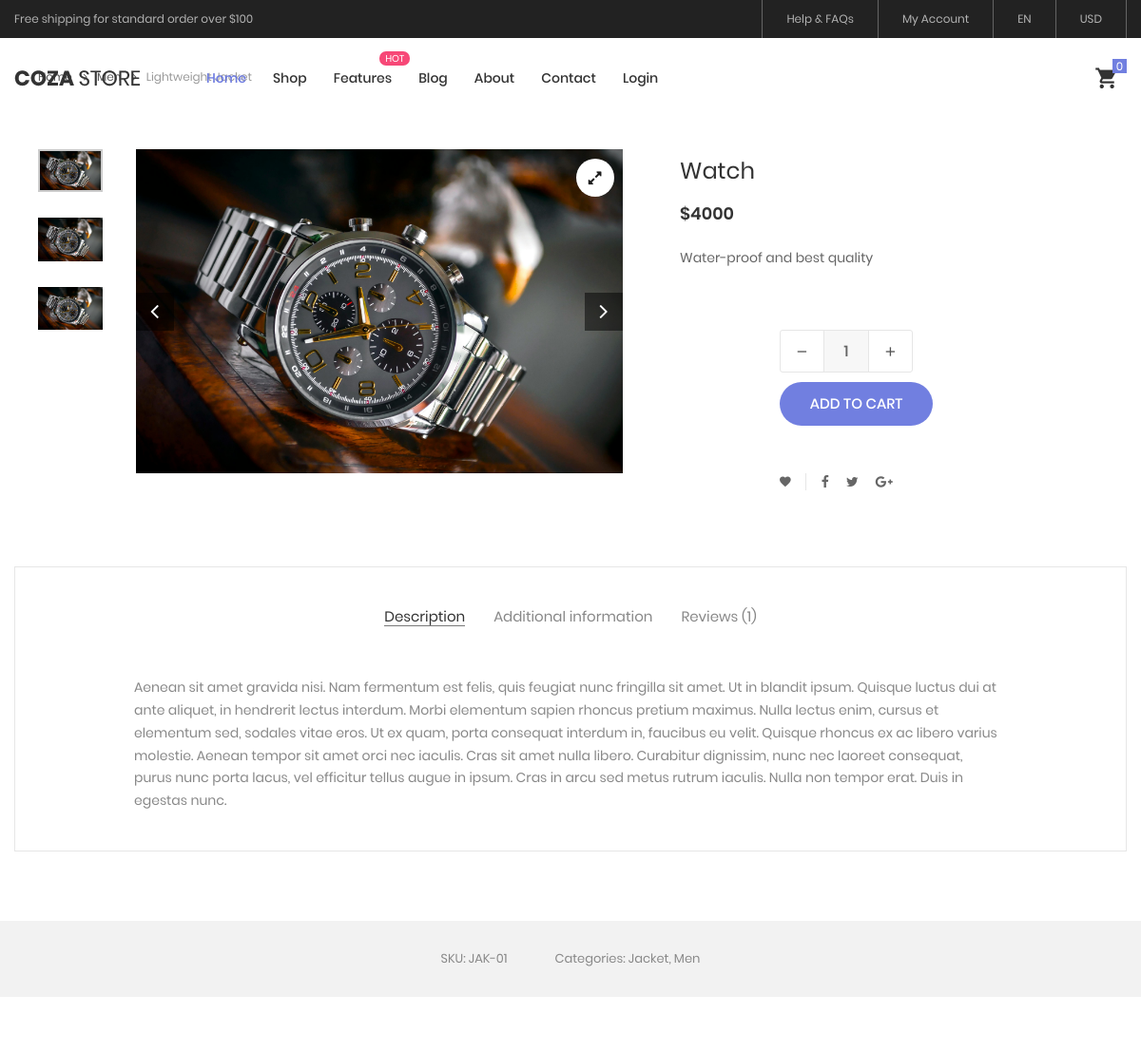
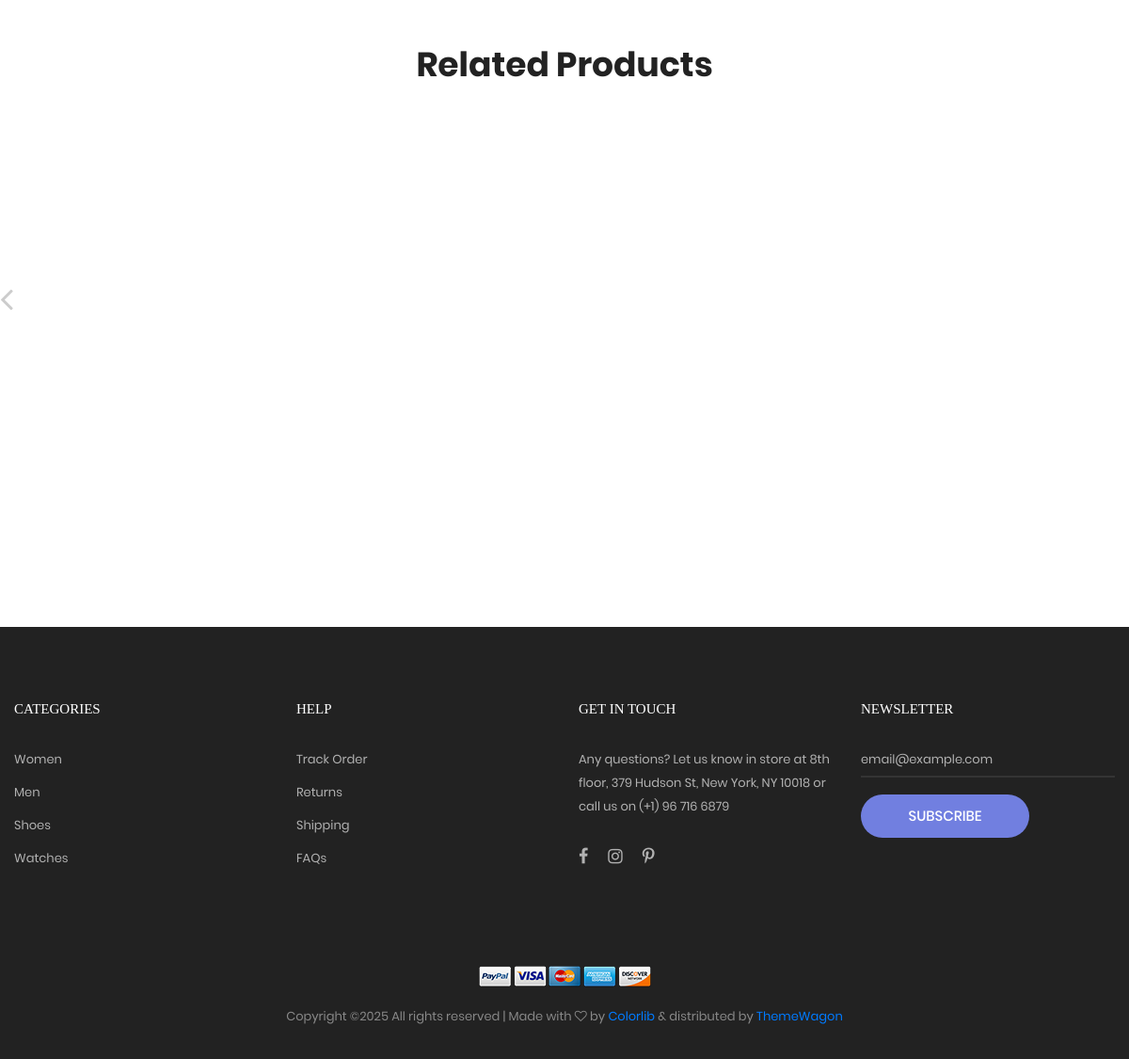
The app's page /product-detail.php?id=1 with its own data (2 pictures, top to bottom).
### tables this page shows
CREATE TABLE `add_product` (
  `p_id` int(11) NOT NULL,
  `p_name` varchar(20) DEFAULT NULL,
  `p_description` varchar(50) DEFAULT NULL,
  `p_qty` int(11) DEFAULT NULL,
  `p_price` int(11) DEFAULT NULL,
  `cat_id` int(11) DEFAULT NULL,
  `p_image` text DEFAULT NULL
);

### product-detail.php (the view, shortened to what this page needs)
<?php
include "header.php";
?>
	<div class="container">
		<div class="bread-crumb flex-w p-l-25 p-r-15 p-t-30 p-lr-0-lg">
			<a href="index.html" class="stext-109 cl8 hov-cl1 trans-04">
			</a>
			<a href="product.html" class="stext-109 cl8 hov-cl1 trans-04">
			</a>
			<span class="stext-109 cl4">
				Lightweight Jacket
			</span>
		</div>
	</div>
	<?php
	if(isset($_GET['id'])){
		$fetctproduct = mysqli_query($con, "SELECT * FROM add_product WHERE p_id = '".$_GET['id']."'");
		$data = mysqli_fetch_assoc($fetctproduct);
		?>
		<form action="code.php" method="POST">
	<section class="sec-product-detail bg0 p-t-65 p-b-60">
		<div class="container">
			<div class="row">
				<div class="col-md-6 col-lg-7 p-b-30">
					<div class="p-l-25 p-r-30 p-lr-0-lg">
						<div class="wrap-slick3 flex-sb flex-w">
							<div class="wrap-slick3-dots"></div>
							<div class="slick3 gallery-lb">
								<div class="item-slick3" data-thumb="image/<?php echo $data['p_image'];?>">
									<div class="wrap-pic-w pos-relative">
										<img src="image/<?php echo $data['p_image'];?>" alt="IMG-PRODUCT">
										<a class="flex-c-m size-108 how-pos1 bor0 fs-16 cl10 bg0 hov-btn3 trans-04" href="images/product-detail-01.jpg">
											<i class="fa fa-expand"></i>
										</a>
									</div>
								</div>
							</div>
						</div>
					</div>
				</div>
				<div class="col-md-6 col-lg-5 p-b-30">
					<div class="p-r-50 p-t-5 p-lr-0-lg">
						<h4 class="mtext-105 cl2 js-name-detail p-b-14">
							<?php
							echo $data ['p_name'];
							?>
						</h4>
						<span class="mtext-106 cl2">
							<?php
							echo "$" .$data ['p_price'];
							?>
						</span>
						<p class="stext-102 cl3 p-t-23">
							<?php
							echo $data ['p_description'];
							?>
						</p>
						<div class="p-t-33">
							<div class="flex-w flex-r-m p-b-10">
							</div>
							<div class="flex-w flex-r-m p-b-10">
							</div>
							<div class="flex-w flex-r-m p-b-10">
								<div class="size-204 flex-w flex-m respon6-next">
									<div class="wrap-num-product flex-w m-r-20 m-tb-10">
										<div class="btn-num-product-down cl8 hov-btn3 trans-04 flex-c-m">
											<i class="fs-16 zmdi zmdi-minus"></i>
										</div>
										<input class="mtext-104 cl3 txt-center num-product" type="number" name="p_qty" value="1">
										<div class="btn-num-product-up cl8 hov-btn3 trans-04 flex-c-m">
											<i class="fs-16 zmdi zmdi-plus"></i>
										</div>
									</div>
									<?php
									if(isset($_SESSION['user_id'])){
									?>
									<button class="flex-c-m stext-101 cl0 size-101 bg1 bor1 hov-btn1 p-lr-15 trans-04 js-addcart-detail" name="add_to_cart">
										Add to cart
									</button>
									<?php
									}
									else{
										?>
										<a href="login.php" class="flex-c-m stext-101 cl0 size-101 bg1 bor1 hov-btn1 p-lr-15 trans-04 js-addcart-detail">
										Add to cart
									</a>
									<?php
									}
									?>
								</div>
							</div>
						</div>
						<div class="flex-w flex-m p-l-100 p-t-40 respon7">
							<div class="flex-m bor9 p-r-10 m-r-11">
								<a href="#" class="fs-14 cl3 hov-cl1 trans-04 lh-10 p-lr-5 p-tb-2 js-addwish-detail tooltip100" data-tooltip="Add to Wishlist">
									<i class="zmdi zmdi-favorite"></i>
								</a>
							</div>
							<a href="#" class="fs-14 cl3 hov-cl1 trans-04 lh-10 p-lr-5 p-tb-2 m-r-8 tooltip100" data-tooltip="Facebook">
								<i class="fa fa-facebook"></i>
							</a>
							<a href="#" class="fs-14 cl3 hov-cl1 trans-04 lh-10 p-lr-5 p-tb-2 m-r-8 tooltip100" data-tooltip="Twitter">
								<i class="fa fa-twitter"></i>
							</a>
							<a href="#" class="fs-14 cl3 hov-cl1 trans-04 lh-10 p-lr-5 p-tb-2 m-r-8 tooltip100" data-tooltip="Google Plus">
								<i class="fa fa-google-plus"></i>
							</a>
						</div>
					</div>
				</div>
			</div>
			<div class="bor10 m-t-50 p-t-43 p-b-40">
				<div class="tab01">
					<ul class="nav nav-tabs" role="tablist">
						<li class="nav-item p-b-10">
							<a class="nav-link active" data-toggle="tab" href="#description" role="tab">Description</a>
						</li>
						<li class="nav-item p-b-10">
							<a class="nav-link" data-toggle="tab" href="#information" role="tab">Additional information</a>
						</li>
						<li class="nav-item p-b-10">
							<a class="nav-link" data-toggle="tab" href="#reviews" role="tab">Reviews (1)</a>
						</li>
					</ul>
					<div class="tab-content p-t-43">
						<div class="tab-pane fade show active" id="description" role="tabpanel">
							<div class="how-pos2 p-lr-15-md">
								<p class="stext-102 cl6">
									Aenean sit amet gravida nisi. Nam fermentum est felis, quis feugiat nunc fringilla sit amet. Ut in blandit ipsum. Quisque luctus dui at ante aliquet, in hendrerit lectus interdum. Morbi elementum sapien rhoncus pretium maximus. Nulla lectus enim, cursus et elementum sed, sodales vitae eros. Ut ex quam, porta consequat interdum in, faucibus eu velit. Quisque rhoncus ex ac libero varius molestie. Aenean tempor sit amet orci nec iaculis. Cras sit amet nulla libero. Curabitur dignissim, nunc nec laoreet consequat, purus nunc porta lacus, vel efficitur tellus augue in ipsum. Cras in arcu sed metus rutrum iaculis. Nulla non tempor erat. Duis in egestas nunc.
								</p>
							</div>
						</div>
					</div>
				</div>
			</div>
		</div>
		<div class="bg6 flex-c-m flex-w size-302 m-t-73 p-tb-15">
			<span class="stext-107 cl6 p-lr-25">
				SKU: JAK-01
			</span>
			<span class="stext-107 cl6 p-lr-25">
				Categories: Jacket, Men
			</span>
		</div>
	</section>
	</form>
	<?php
	}
	?>
	<section class="sec-relate-product bg0 p-t-45 p-b-105">
		<div class="container">
			<div class="p-b-45">
				<h3 class="ltext-106 cl5 txt-center">
					Related Products
				</h3>
			</div>
			<div class="wrap-slick2">
				<div class="slick2">
					<div class="item-slick2 p-l-15 p-r-15 p-t-15 p-b-15">
						<div class="block2">
							<div class="block2-pic hov-img0">
								<img src="images/product-01.jpg" alt="IMG-PRODUCT">
							</div>
							<div class="block2-txt flex-w flex-t p-t-14">
								<div class="block2-txt-child1 flex-col-l ">
									<a href="product-detail.html" class="stext-104 cl4 hov-cl1 trans-04 js-name-b2 p-b-6">
									</a>
									<span class="stext-105 cl3">
									</span>
								</div>
								<div class="block2-txt-child2 flex-r p-t-3">
									<a href="#" class="btn-addwish-b2 dis-block pos-relative js-addwish-b2">
										<img class="icon-heart1 dis-block trans-04" src="images/icons/icon-heart-01.png" alt="ICON">
									</a>
								</div>
							</div>
						</div>
					</div>
					<div class="item-slick2 p-l-15 p-r-15 p-t-15 p-b-15">
						<div class="block2">
							<div class="block2-pic hov-img0">
								<img src="images/product-02.jpg" alt="IMG-PRODUCT">
							</div>
							<div class="block2-txt flex-w flex-t p-t-14">
								<div class="block2-txt-child1 flex-col-l ">
									<a href="product-detail.html" class="stext-104 cl4 hov-cl1 trans-04 js-name-b2 p-b-6">
									</a>
									<span class="stext-105 cl3">
									</span>
								</div>
								<div class="block2-txt-child2 flex-r p-t-3">
									<a href="#" class="btn-addwish-b2 dis-block pos-relative js-addwish-b2">
										<img class="icon-heart1 dis-block trans-04" src="images/icons/icon-heart-01.png" alt="ICON">
									</a>
								</div>
							</div>
						</div>
					</div>
					<div class="item-slick2 p-l-15 p-r-15 p-t-15 p-b-15">
						<div class="block2">
							<div class="block2-pic hov-img0">
								<img src="images/product-03.jpg" alt="IMG-PRODUCT">
							</div>
							<div class="block2-txt flex-w flex-t p-t-14">
								<div class="block2-txt-child1 flex-col-l ">
									<a href="product-detail.html" class="stext-104 cl4 hov-cl1 trans-04 js-name-b2 p-b-6">
									</a>
									<span class="stext-105 cl3">
									</span>
								</div>
								<div class="block2-txt-child2 flex-r p-t-3">
									<a href="#" class="btn-addwish-b2 dis-block pos-relative js-addwish-b2">
										<img class="icon-heart1 dis-block trans-04" src="images/icons/icon-heart-01.png" alt="ICON">
									</a>
								</div>
							</div>
						</div>
					</div>
					<div class="item-slick2 p-l-15 p-r-15 p-t-15 p-b-15">
						<div class="block2">
							<div class="block2-pic hov-img0">
								<img src="images/product-04.jpg" alt="IMG-PRODUCT">
							</div>
							<div class="block2-txt flex-w flex-t p-t-14">
								<div class="block2-txt-child1 flex-col-l ">
									<a href="product-detail.html" class="stext-104 cl4 hov-cl1 trans-04 js-name-b2 p-b-6">
									</a>
									<span class="stext-105 cl3">
									</span>
								</div>
								<div class="block2-txt-child2 flex-r p-t-3">
									<a href="#" class="btn-addwish-b2 dis-block pos-relative js-addwish-b2">
										<img class="icon-heart1 dis-block trans-04" src="images/icons/icon-heart-01.png" alt="ICON">
									</a>
								</div>
							</div>
						</div>
					</div>
				</div>
			</div>
		</div>
	</section>
<?php
include "footer.php";
?>

### css/main.css (style rules this page uses)
.container { max-width: 1380px; }
@media (max-width: 1600px) { .container { max-width: 1200px; } }
.slick-slide { outline: none !important; }
.wrap-slick2 { position: relative; margin-right: -15px; margin-left: -15px; }
.wrap-slick3 { position: relative; }
.wrap-slick3-dots { width: 11.111111%; }
.slick3 { width: 83.333333%; }
.tab01 .nav-tabs { display: -webkit-box; display: -webkit-flex; display: -moz-box; display: -ms-flexbox; display: flex; flex-wrap: wrap; justify-content: center; align-items: center; border: none; }
.tab01 .nav-tabs .nav-item { margin: 0px 15px; }
.tab01 .nav-link { font-family: Poppins-Regular; font-size: 15px; color: #888; line-height: 1.2; padding: 0; border-radius: 0px; border: none; border-bottom: 1px solid transparent; -webkit-transition: all 0.4s; -o-transition: all 0.4s; -moz-transition: all 0.4s; transition: all 0.4s; }
.tab01 .nav-link.active { color: #333; border-color: #797979; }
.wrap-num-product { width: 140px; height: 45px; border: 1px solid #e6e6e6; border-radius: 3px; overflow: hidden; }
.btn-num-product-up, .btn-num-product-down { width: 45px; height: 100%; cursor: pointer; }
.num-product { width: calc(100% - 90px); height: 100%; border-left: 1px solid #e6e6e6; border-right: 1px solid #e6e6e6; background-color: #f7f7f7; }
input.num-product { -moz-appearance: textfield; appearance: none; -webkit-appearance: none; }
.tooltip100 { position: relative; }
.tooltip100::after { content: attr(data-tooltip); font-family: Poppins-Regular; font-size: 12px; color: #888; line-height: 18px; white-space: nowrap; display: block; position: absolute; background: #fff; border: 1px solid #ccc; height: 20px; padding: 0px 8px; top: -35px; left: 50%; -webkit-transform: translateX(-50%); -moz-transform: translateX(-50%); -ms-transform: translateX(-50%); -o-transform: translateX(-50%); transform: translateX(-50%); box-shadow: 0 3px 6px 0px rgba(0,0,0,0.18); -moz-box-shadow: 0 3px 6px 0px rgba(0,0,0,0.18); -webkit-box-shadow: 0 3px 6px 0px rgba(0,0,0,0.18); -o-box-shadow: 0 3px 6px 0px rgba(0,0,0,0.18); -ms-box-shadow: 0 3px 6px 0px rgba(0,0,0,0.18); -webkit-transition: all 0.2s; -o-transition: all 0.2s; -moz-transition: all 0.2s; transition: all 0.2s; visibility: hidden; opacity: 0; }
.block2-pic { position: relative; }
.block2-txt-child1 { width: calc(100% - 30px); }
.block2-txt-child2 { width: 30px; }
.cl0 { color: #fff; }
.cl2 { color: #333; }
.cl3 { color: #666; }
.cl4 { color: #999; }
.cl5 { color: #222; }
.cl6 { color: #888; }
.cl8 { color: #555; }
.cl10 { color: #1d1d1d; }
.stext-101 { font-family: Poppins-Medium; font-size: 15px; line-height: 1.466667; text-transform: uppercase; }
.stext-102 { font-family: Poppins-Regular; font-size: 14px; line-height: 1.7; }
.stext-104 { font-family: Poppins-Regular; font-size: 14px; line-height: 1.466667; }
.stext-105 { font-family: Poppins-Regular; font-size: 14px; line-height: 1.466667; letter-spacing: 1px; }
.stext-107 { font-family: Poppins-Regular; font-size: 13px; line-height: 1.923; }
.stext-109 { font-family: Poppins-Regular; font-size: 12px; line-height: 1.833333; }
.mtext-104 { font-family: Poppins-Medium; font-size: 16px; line-height: 1.6; }
.mtext-105 { font-family: Poppins-Regular; font-size: 24px; line-height: 1.5; }
.mtext-106 { font-family: Poppins-SemiBold; font-size: 18px; line-height: 1.388888; }
.ltext-106 { font-family: Poppins-Bold; font-size: 36px; line-height: 1.2; }
.size-101 { min-width: 161px; height: 46px; }
.size-108 { width: 40px; height: 40px; }
.size-204 { width: calc(100% - 105px); }
.size-302 { min-height: 80px; }
.bg0 { background-color: #fff; }
.bg1 { background-color: #717fe0; }
.bg6 { background-color: #f2f2f2; }
.bor0 { border-radius: 50%; }
.bor1 { border-radius: 23px; }
.bor9 { border-right: 1px solid #e6e6e6; }
.bor10 { border: 1px solid #e6e6e6; }
.how-pos1 { position: absolute; top: 10px; right: 10px; }
.how-pos2 { padding-left: 10.7%; padding-right: 11%; }
.hov-img0 { display: block; overflow: hidden; }
.hov-img0 img { width: 100%; -webkit-transition: transform 0.9s ease; -o-transition: transform 0.9s ease; -moz-transition: transform 0.9s ease; transition: transform 0.9s ease; }

### records on screen
add_product: p_image (picture), p_name "Watch", p_price "4000", p_description "Water-proof and best quality"
